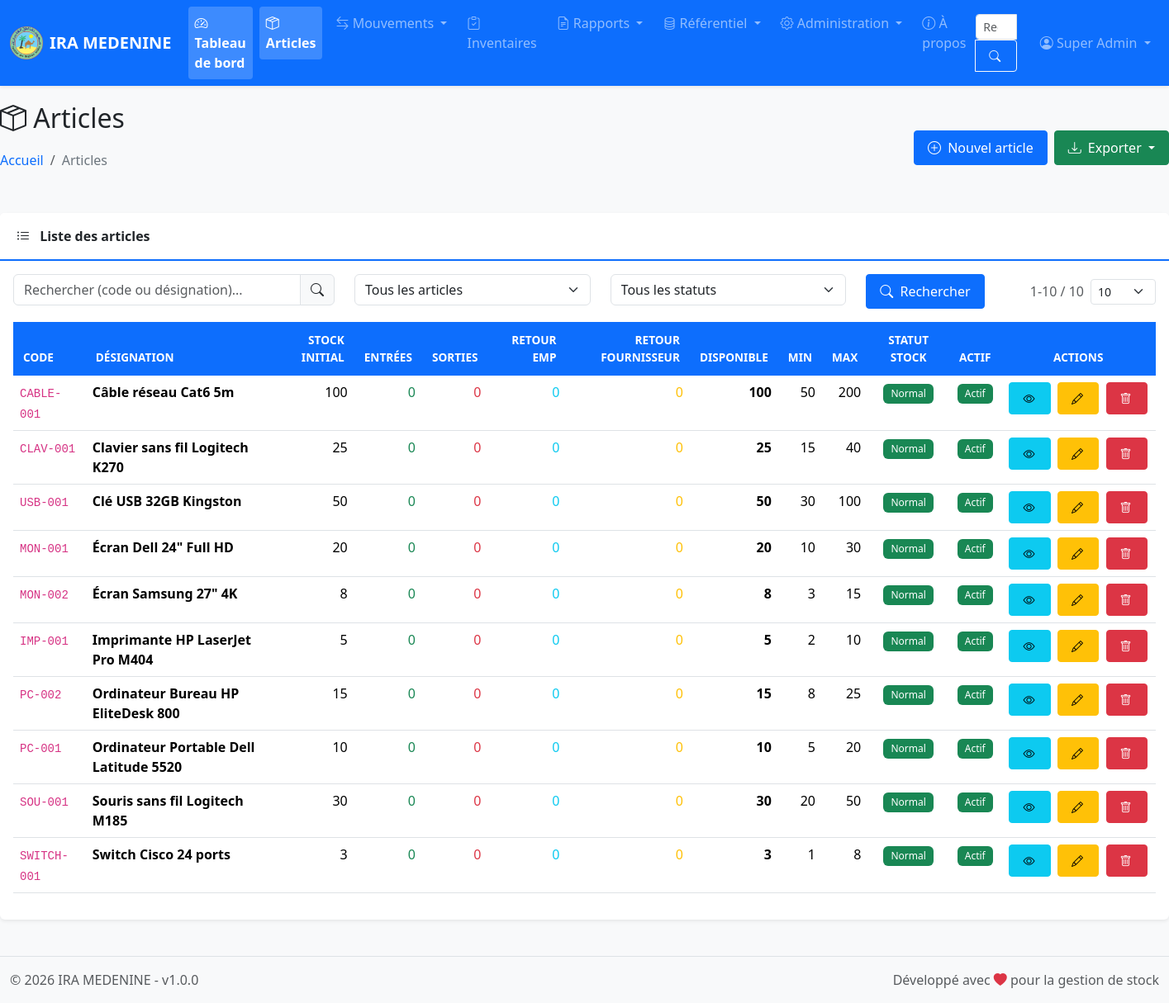
The app's page /pages/articles/index.php (signed in) with its own data.
### tables this page shows
CREATE TABLE IF NOT EXISTS `parametres` (
  `id` int NOT NULL AUTO_INCREMENT,
  `nom_etablissement` varchar(255) NOT NULL,
  `logo` varchar(255) DEFAULT NULL,
  `adresse` text,
  `tel_fixe` varchar(20) DEFAULT NULL,
  `tel_mobile` varchar(20) DEFAULT NULL,
  `fax` varchar(20) DEFAULT NULL,
  `email` varchar(100) DEFAULT NULL,
  `site_web` varchar(50) NOT NULL,
  `created_at` timestamp NOT NULL DEFAULT CURRENT_TIMESTAMP,
  `updated_at` timestamp NOT NULL DEFAULT CURRENT_TIMESTAMP ON UPDATE CURRENT_TIMESTAMP,
  PRIMARY KEY (`id`)
);

CREATE TABLE IF NOT EXISTS `articles` (
  `id` int NOT NULL AUTO_INCREMENT,
  `code_article` varchar(100) NOT NULL,
  `designation` varchar(255) NOT NULL,
  `actif` tinyint(1) NOT NULL DEFAULT '1',
  `qte_entree` int DEFAULT '0',
  `qte_sortie` int DEFAULT '0',
  `qte_retour` int DEFAULT '0',
  `qte_retour_frs` int DEFAULT '0',
  `qte_disponible` int DEFAULT '0',
  `stock_initial` int DEFAULT '0',
  `stock_min` int DEFAULT '0',
  `stock_max` int DEFAULT '0',
  `notes` text,
  `created_at` timestamp NOT NULL DEFAULT CURRENT_TIMESTAMP,
  `updated_at` timestamp NOT NULL DEFAULT CURRENT_TIMESTAMP ON UPDATE CURRENT_TIMESTAMP,
  PRIMARY KEY (`id`),
  UNIQUE KEY `code_article` (`code_article`),
  KEY `idx_designation` (`designation`),
  KEY `idx_actif` (`actif`),
  KEY `idx_qte_disponible` (`qte_disponible`),
  KEY `idx_code_designation` (`code_article`,`designation`)
);

### pages/articles/index.php (the view, shortened to what the rows shown need)
<?php
require_once __DIR__ . '/../../includes/header.php';
$auth->requirePermission('articles', 'view');
$db = Database::getInstance();
$page = isset($_GET['page']) ? (int)$_GET['page'] : 1;
$perPage = isset($_GET['per_page']) ? (int)$_GET['per_page'] : 10;
$countSql = "SELECT COUNT(*) as total FROM articles WHERE 1=1";
$countStmt = $db->getConnection()->prepare($countSql);
$countStmt->execute();
$totalArticles = $countStmt->fetch()['total'];
$totalPages = ($perPage === 'all') ? 1 : ceil($totalArticles / $perPage);
$page = max(1, min($page, $totalPages));
$offset = ($perPage === 'all') ? 0 : ($page - 1) * $perPage;
$sql = "SELECT * FROM articles WHERE 1=1";
$sql .= " ORDER BY designation ASC";
if ($perPage !== 'all') {
    $sql .= " LIMIT :offset, :per_page";
}
$stmt = $db->getConnection()->prepare($sql);
if ($perPage !== 'all') {
    $stmt->bindValue(':offset', $offset, PDO::PARAM_INT);
    $stmt->bindValue(':per_page', $perPage, PDO::PARAM_INT);
}
$stmt->execute();
$articles = $stmt->fetchAll();
?>
<?php require_once __DIR__ . '/../../includes/navbar.php'; ?>
<div class="container-fluid main-container">
    <div class="row mb-4">
        <div class="col-12">
            <div class="d-flex justify-content-between align-items-center">
                <div>
                    <h2><i class="bi bi-box-seam"></i> Articles</h2>
                </div>
            </div>
        </div>
    </div>
    <div class="row">
        <div class="col-12">
            <div class="card">
                <div class="card-body">
                    <div class="table-responsive">
                        <table class="table table-hover table-sm" id="articlesTable">
                            <thead>
                                <tr>
                                    <th>Code</th>
                                    <th>Désignation</th>
                                    <th class="text-end">Stock initial</th>
                                    <th class="text-end">Entrées</th>
                                    <th class="text-end">Sorties</th>
                                    <th class="text-end">Retour EMP</th>
                                    <th class="text-end">Retour fournisseur</th>
                                    <th class="text-end">Disponible</th>
                                    <th class="text-end">Min</th>
                                    <th class="text-end">Max</th>
                                    <th class="text-center">Statut Stock</th>
                                    <th class="text-center">Actif</th>
                                    <th class="text-center">Actions</th>
                                </tr>
                            </thead>
                            <tbody>
                                <?php if (count($articles) > 0): ?>
                                    <?php foreach ($articles as $article): ?>
                                        <?php
                                        $stock_configure = ($article['stock_min'] > 0 || $article['stock_max'] > 0);
                                        if (!$stock_configure) {
                                            $stock_status = 'unconfigured';
                                            $stock_label = 'Config. Stock';
                                            $stock_class = 'bg-secondary';
                                        } elseif ($article['qte_disponible'] <= 0) {
                                            $stock_status = 'critical';
                                            $stock_label = 'Rupture';
                                            $stock_class = 'bg-danger';
                                        } elseif ($article['stock_min'] > 0 && $article['qte_disponible'] < $article['stock_min']) {
                                            $stock_status = 'low';
                                            $stock_label = 'Faible';
                                            $stock_class = 'bg-warning text-dark';
                                        } elseif ($article['stock_max'] > 0 && $article['qte_disponible'] > $article['stock_max']) {
                                            $stock_status = 'high';
                                            $stock_label = 'Élevé';
                                            $stock_class = 'bg-info text-dark';
                                        } else {
                                            $stock_label = 'Normal';
                                            $stock_class = 'bg-success';
                                        }
                                        $actif_class = $article['actif'] ? 'bg-success' : 'bg-secondary';
                                        $actif_label = $article['actif'] ? 'Actif' : 'Inactif';
                                        $stock_initial = intval($article['stock_initial']);
                                        $qte_entree = intval($article['qte_entree']);
                                        $qte_sortie = intval($article['qte_sortie']);
                                        $qte_retour = intval($article['qte_retour']);
                                        $qte_retour_frs = intval($article['qte_retour_frs']);
                                        $qte_disponible = intval($article['qte_disponible']);
                                        $stock_min = intval($article['stock_min']);
                                        $stock_max = intval($article['stock_max']);
                                        ?>
                                        <tr>
                                            <td><code><?php echo htmlspecialchars($article['code_article']); ?></code></td>
                                            <td><strong><?php echo htmlspecialchars($article['designation']); ?></strong></td>
                                            <td class="text-end"><?php echo number_format($stock_initial, 0, ',', ' '); ?></td>
                                            <td class="text-end text-success"><?php echo number_format($qte_entree, 0, ',', ' '); ?></td>
                                            <td class="text-end text-danger"><?php echo number_format($qte_sortie, 0, ',', ' '); ?></td>
                                            <td class="text-end text-info"><?php echo number_format($qte_retour, 0, ',', ' '); ?></td>
                                            <td class="text-end text-warning"><?php echo number_format($qte_retour_frs, 0, ',', ' '); ?></td>
                                            <td class="text-end"><strong><?php echo number_format($qte_disponible, 0, ',', ' '); ?></strong></td>
                                            <td class="text-end"><?php echo number_format($stock_min, 0, ',', ' '); ?></td>
                                            <td class="text-end"><?php echo number_format($stock_max, 0, ',', ' '); ?></td>
                                            <td class="text-center">
                                                <span class="badge <?php echo $stock_class; ?>"><?php echo $stock_label; ?></span>
                                            </td>
                                            <td class="text-center">
                                                <span class="badge <?php echo $actif_class; ?>"><?php echo $actif_label; ?></span>
                                            </td>
                                            <td class="text-center action-buttons no-print">
                                                <a href="<?php echo BASE_URL; ?>/pages/articles/view.php?id=<?php echo $article['id']; ?>"
                                                   class="btn btn-sm btn-info" title="Voir"><i class="bi bi-eye"></i></a>
                                                <?php if ($auth->hasPermission('articles', 'update')): ?>
                                                    <a href="<?php echo BASE_URL; ?>/pages/articles/edit.php?id=<?php echo $article['id']; ?>"
                                                       class="btn btn-sm btn-warning" title="Modifier"><i class="bi bi-pencil"></i></a>
                                                <?php endif; ?>
                                                <?php if ($auth->hasPermission('articles', 'delete')): ?>
                                                    <a href="<?php echo BASE_URL; ?>/pages/articles/delete.php?id=<?php echo $article['id']; ?>"
                                                       class="btn btn-sm btn-danger delete-confirm" title="Supprimer"
                                                       onclick="return confirm('Voulez-vous vraiment supprimer cet article ?');"><i class="bi bi-trash"></i></a>
                                                <?php endif; ?>
                                            </td>
                                        </tr>
                                    <?php endforeach; ?>
                                <?php endif; ?>
                            </tbody>
                        </table>
                    </div>
                </div>
            </div>
        </div>
    </div>
</div>
<?php require_once __DIR__ . '/../../includes/footer.php'; ?>

### includes/navbar.php (shortened to what the rows shown need)
<nav class="navbar navbar-expand-lg navbar-dark bg-primary sticky-top">
    <div class="container-fluid">
        <a class="navbar-brand d-flex align-items-center" href="<?php echo BASE_URL; ?>/index.php">
            <?php if (!empty($parametres['logo'])): ?>
                <img src="<?php echo BASE_URL; ?>/uploads/logo/<?php echo htmlspecialchars($parametres['logo']); ?>" alt="Logo" height="40" class="me-2" style="object-fit:contain;">
            <?php endif; ?>
            <span class="fw-bold"><?php echo htmlspecialchars($parametres['nom_etablissement'] ?? APP_NAME); ?></span>
        </a>
    </div>
</nav>

### includes/footer.php (shortened to what the rows shown need)
    <footer class="footer mt-auto py-3 bg-light border-top">
        <div class="container-fluid">
            <div class="row">
                <div class="col-md-6 text-muted">
                    &copy; <?php echo date('Y'); ?> <?php echo $parametres['nom_etablissement'] ?? APP_NAME; ?> - v<?php echo APP_VERSION; ?>
                </div>
                <div class="col-md-6 text-end text-muted">
                    Développé avec <i class="bi bi-heart-fill text-danger"></i> pour la gestion de stock
                </div>
            </div>
        </div>
    </footer>
</body>
</html>

### records on screen
parametres: logo (picture), nom_etablissement "IRA MEDENINE"
articles: code_article "CABLE-001", designation "Câble réseau Cat6 5m", stock_initial "100", qte_entree "0", qte_sortie "0", qte_retour "0", qte_retour_frs "0", qte_disponible "100", stock_min "50", stock_max "200", stock_label "Normal", actif "Actif"
articles: code_article "CLAV-001", designation "Clavier sans fil Logitech K270", stock_initial "25", qte_entree "0", qte_sortie "0", qte_retour "0", qte_retour_frs "0", qte_disponible "25", stock_min "15", stock_max "40", stock_label "Normal", actif "Actif"
articles: code_article "USB-001", designation "Clé USB 32GB Kingston", stock_initial "50", qte_entree "0", qte_sortie "0", qte_retour "0", qte_retour_frs "0", qte_disponible "50", stock_min "30", stock_max "100", stock_label "Normal", actif "Actif"
articles: code_article "MON-001", designation "Écran Dell 24\" Full HD", stock_initial "20", qte_entree "0", qte_sortie "0", qte_retour "0", qte_retour_frs "0", qte_disponible "20", stock_min "10", stock_max "30", stock_label "Normal", actif "Actif"
articles: code_article "MON-002", designation "Écran Samsung 27\" 4K", stock_initial "8", qte_entree "0", qte_sortie "0", qte_retour "0", qte_retour_frs "0", qte_disponible "8", stock_min "3", stock_max "15", stock_label "Normal", actif "Actif"
articles: code_article "IMP-001", designation "Imprimante HP LaserJet Pro M404", stock_initial "5", qte_entree "0", qte_sortie "0", qte_retour "0", qte_retour_frs "0", qte_disponible "5", stock_min "2", stock_max "10", stock_label "Normal", actif "Actif"
articles: code_article "PC-002", designation "Ordinateur Bureau HP EliteDesk 800", stock_initial "15", qte_entree "0", qte_sortie "0", qte_retour "0", qte_retour_frs "0", qte_disponible "15", stock_min "8", stock_max "25", stock_label "Normal", actif "Actif"
articles: code_article "PC-001", designation "Ordinateur Portable Dell Latitude 5520", stock_initial "10", qte_entree "0", qte_sortie "0", qte_retour "0", qte_retour_frs "0", qte_disponible "10", stock_min "5", stock_max "20", stock_label "Normal", actif "Actif"
articles: code_article "SOU-001", designation "Souris sans fil Logitech M185", stock_initial "30", qte_entree "0", qte_sortie "0", qte_retour "0", qte_retour_frs "0", qte_disponible "30", stock_min "20", stock_max "50", stock_label "Normal", actif "Actif"
articles: code_article "SWITCH-001", designation "Switch Cisco 24 ports", stock_initial "3", qte_entree "0", qte_sortie "0", qte_retour "0", qte_retour_frs "0", qte_disponible "3", stock_min "1", stock_max "8", stock_label "Normal", actif "Actif"

### other values on screen
$current_user['prenom'] "Super"
$current_user['nom'] "Admin"
$start "1"
$end "10"
$totalArticles "10"
APP_VERSION "1.0.0"
form field value "10"
